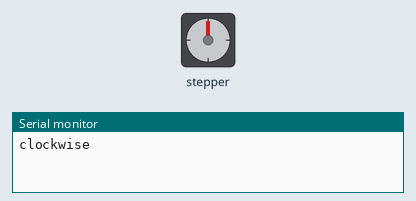
The sketch below on a simulated Arduino Uno, built with avr-gcc and run on an emulated ATmega328P. Parts: stepper motor, the last lines printed to the serial monitor. Stepper angles assume 2048 steps per turn.

Above: at 0.05 s.
At 3.05 s:
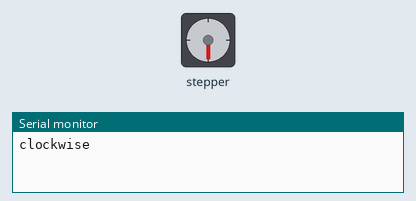
At 6.05 s:
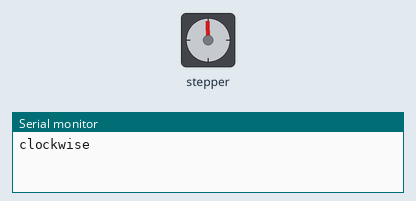
At 12.25 s:
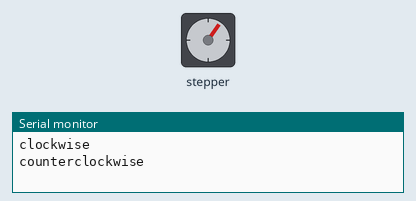
Timing chart, 0 to 17.0 s (numbered marks = the images above):
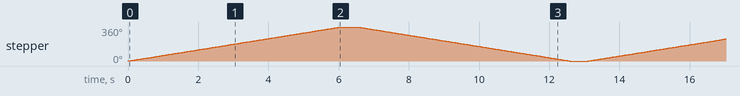

Measured:
- by itself, stepper: turns 360° clockwise in 6.0 s, then 360° counter-clockwise in 6.0 s, repeating every 13.1 s

The sketch:

28byj48.ino
```cpp
/*
 Stepper Motor Control - one revolution

 This program drives a unipolar or bipolar stepper motor.
 The motor is attached to digital pins 8 - 11 of the Arduino.

 The motor should revolve one revolution in one direction, then
 one revolution in the other direction.


 Created 11 Mar. 2007
 Modified 30 Nov. 2009
 by Tom Igoe

 modified for 28byj48 by Jesse Harding
 */

#include <Stepper.h>

const int stepsPerRevolution = 2048;  // CHANGE TO 2048

// initialize the stepper library on pins 8 through 11:
// these pins will control the polarity of the electromagnets inside of the stepper motor
// if they are in an incorrect order, the changes in magnetic field will not let the motor spin properly
Stepper myStepper(stepsPerRevolution, 8, 10, 9, 11);
void setup() {
  // set the speed at 10 rpm (15 seems to be about the max for this motor):
  myStepper.setSpeed(10);
  // initialize the serial port:
  Serial.begin(9600);
}

void loop() {
  // step one revolution  in one direction:
  Serial.println("clockwise");
  myStepper.step(stepsPerRevolution);
  delay(500);

  // step one revolution in the other direction:
  Serial.println("counterclockwise");
  myStepper.step(-stepsPerRevolution);
  delay(500);
}
```
